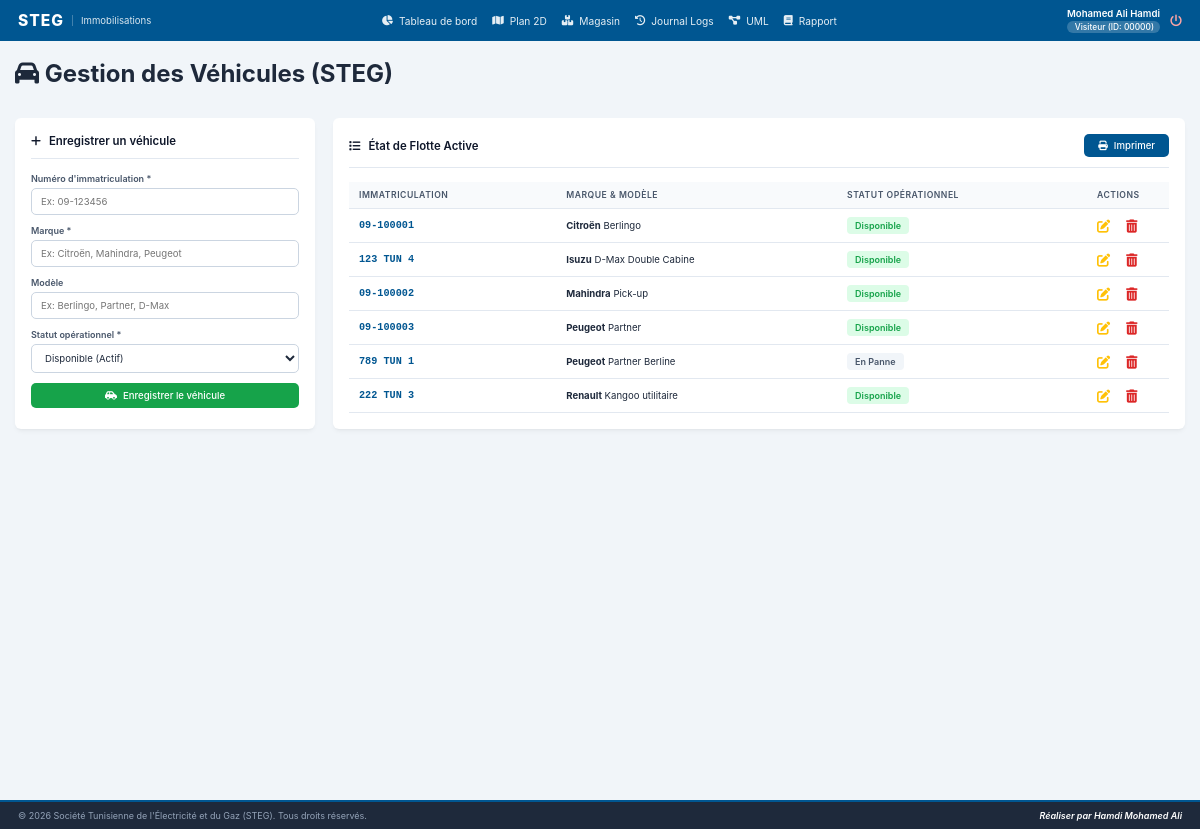
/code/views/gestion_voitures.php (signed in), run on the app's committed database.
### tables this page shows
CREATE TABLE `voitures` (
  `matricule` varchar(9) NOT NULL,
  `marque` varchar(100) NOT NULL,
  `modele` varchar(100) DEFAULT NULL,
  `statut` varchar(50) NOT NULL DEFAULT 'Disponible',
  PRIMARY KEY (`matricule`)
);

### code/views/gestion_voitures.php (the view, shortened to what this page needs)
<?php
require_once '../includes/header.php';
require_once '../includes/navbar.php';
require_once '../config/db.php';
$isEditMode = false;
$form_matricule = '';
$form_marque = '';
$form_modele = '';
$form_statut = '';
$current_page = basename($_SERVER['PHP_SELF']);
$voitures = [];
try {
    $query = "SELECT * FROM voitures ORDER BY marque ASC, modele ASC";
    $voitures = $pdo->query($query)->fetchAll(PDO::FETCH_ASSOC);
} catch (PDOException $e) {
    $errorMsg = "Impossible de charger le parc automobile : " . $e->getMessage();
}
?>
<div class="immo-wrapper">
    <div class="immo-header">
        <h1><i class="fa-solid fa-car"></i> Gestion des Véhicules (STEG)</h1>
    </div>
    <br>
    <div class="immo-grid">
        <div class="immo-card card-form">
            <h2>
                <i class="fa-solid <?= $isEditMode ? 'fa-car-burst' : 'fa-plus' ?>"></i>
                <?= $isEditMode ? "Modifier le véhicule" : "Enregistrer un véhicule" ?>
            </h2>
            <hr>
            <form action="<?= $current_page ?>" method="POST" class="steg-form">
                <div class="form-control">
                    <label for="matricule">Numéro d'immatriculation *</label>
                    <input type="text" id="matricule" name="matricule" required
                           pattern="^09-\d{6}$"
                           maxlength="9"
                           title="L'immatriculation doit être au format '09-' suivi de exactement 6 chiffres (Ex: 09-123456)"
                           placeholder="Ex: 09-123456"
                           value="<?= htmlspecialchars($form_matricule) ?>" <?= $isEditMode ? 'readonly style="background-color: #e9ecef; cursor: not-allowed;"' : '' ?>>
                </div>
                <div class="form-control">
                    <label for="marque">Marque *</label>
                    <input type="text" id="marque" name="marque" required placeholder="Ex: Citroën, Mahindra, Peugeot" value="<?= htmlspecialchars($form_marque) ?>">
                </div>
                <div class="form-control">
                    <label for="modele">Modèle</label>
                    <input type="text" id="modele" name="modele" placeholder="Ex: Berlingo, Partner, D-Max" value="<?= htmlspecialchars($form_modele) ?>">
                </div>
                <div class="form-control">
                    <label for="statut">Statut opérationnel *</label>
                    <select id="statut" name="statut" required>
                        <option value="Disponible" <?= $form_statut === 'Disponible' ? 'selected' : '' ?>>Disponible (Actif)</option>
                    </select>
                </div>
                <button type="submit" class="btn btn-success btn-block">
                    <i class="fa-solid <?= $isEditMode ? 'fa-floppy-disk' : 'fa-car-side' ?>"></i>
                    <?= $isEditMode ? "Mettre à jour" : "Enregistrer le véhicule" ?>
                </button>
            </form>
        </div>
        <div class="immo-card card-table">
            <div style="display: flex; justify-content: space-between; align-items: center;">
                <h2><i class="fa-solid fa-list"></i> État de Flotte Active</h2>
                <button type="button" onclick="window.print();" class="btn btn-primary btn-print" style="padding: 6px 14px;">
                    <i class="fa-solid fa-print"></i> Imprimer
                </button>
            </div>
            <hr>
            <div class="table-scroll">
                <table class="steg-table">
                    <thead>
                        <tr>
                            <th>Immatriculation</th>
                            <th>Marque & Modèle</th>
                            <th>Statut opérationnel</th>
                            <th class="btn-action">Actions</th>
                        </tr>
                    </thead>
                    <tbody>
                        <?php if (empty($voitures)): ?>
                            <tr>
                                <td colspan="4" class="text-center no-data">Aucun véhicule enregistré dans le parc de ce district.</td>
                            </tr>
                        <?php else: ?>
                            <?php foreach ($voitures as $voiture): ?>
                                <tr>
                                    <td class="cell-code">
                                        <?= htmlspecialchars($voiture['matricule']) ?>
                                    </td>
                                    <td class="cell-desc">
                                        <strong><?= htmlspecialchars($voiture['marque']) ?></strong> <?= htmlspecialchars($voiture['modele']) ?>
                                    </td>
                                    <td>
                                        <?php
                                        $statusClass = 'en-attente';
                                        if ($voiture['statut'] === 'En Panne') $statusClass = 'en-attente';
                                        if ($voiture['statut'] === 'Disponible') $statusClass = 'résolu';
                                        if ($voiture['statut'] === 'Réformé') $statusClass = 'rejete'; ?>
                                        <span class="badge-status status-<?= $statusClass ?>">
                                            <?= htmlspecialchars($voiture['statut']) ?>
                                        </span>
                                    </td>
                                    <td class="btn-action" style="white-space: nowrap; width: 10%;">
                                        <a href="<?= $current_page ?>?edit=<?= urlencode($voiture['matricule']) ?>" class="btn-action edit" title="Modifier" style="color: #ca8a04; margin-right: 12px; font-size: 1.1rem; text-decoration: none;">
                                            <i class="fa-solid fa-pen-to-square" style="color: #ffc107; font-size: 1.1rem;"></i>
                                        </a>
                                        <a href="<?= $current_page ?>?delete=<?= urlencode($voiture['matricule']) ?>" class="btn-action delete" title="Supprimer" onclick="return confirm('Êtes-vous sûr de vouloir retirer définitivement du parc le véhicule <?= htmlspecialchars($voiture['marque'] . ' ' . $voiture['modele']) ?> (<?= htmlspecialchars($voiture['matricule']) ?>) ?');" style="color: #dc2626; font-size: 1.1rem; text-decoration: none;">
                                            <i class="fa-solid fa-trash-can"></i>
                                        </a>
                                    </td>
                                </tr>
                            <?php endforeach; ?>
                        <?php endif; ?>
                    </tbody>
                </table>
            </div>
        </div>
    </div>
</div>
<?php
require_once '../includes/footer.php';
?>

### code/css/style.css (style rules this page uses)
:root { --primary-color: #005691; --primary-hover: #003d66; --success-color: #16a34a; --warning-color: #ca8a04; --danger-color: #dc2626; --accent-blue: #3b82f6; --text-dark: #1e293b; --text-light: #64748b; --text-muted: #94a3b8; --bg-main: #0f172a; --bg-card: #1e293b; --bg-light: #f1f5f9; --border-color: #334155; --border-light: #cbd5e1; --card-shadow: 0 3px 5px -1px rgba(0,0,0,0.05), 0 2px 3px -2px rgba(0,0,0,0.05); }
* { margin: 0; padding: 0; box-sizing: border-box; font-family: 'Inter', 'Segoe UI', Tahoma, Geneva, Verdana, sans-serif; }
html { font-size: 12px; }
body { background-color: var(--bg-main); color: var(--text-dark); min-height: 100vh; display: flex; flex-direction: column; }
.btn { display: inline-flex; align-items: center; justify-content: center; gap: 6px; padding: 7px 12px; font-size: 0.8rem; font-weight: 500; border-radius: 5px; border: none; cursor: pointer; transition: all 0.2s ease; text-decoration: none; }
.btn-primary { background-color: var(--primary-color); color: white; }
.btn-success { background-color: var(--success-color); color: white; }
.btn-block { width: 100%; display: flex; }
.badge-status { padding: 3px 8px; border-radius: 4px; font-size: 0.75rem; font-weight: 600; display: inline-flex; align-items: center; gap: 4px; }
.status-en-attente { background-color: #f1f5f9; color: #475569; border-color: #cbd5e1; }
.status-résolu { background-color: #dcfce7; color: #16a34a; border-color: #bbf7d0; }
.steg-form .form-control, .form-group { display: flex; flex-direction: column; margin-bottom: 10px; }
.steg-form .form-control label, .form-group label { font-weight: 600; font-size: 0.75rem; margin-bottom: 4px; color: #475569; }
.steg-form input, .steg-form select, .steg-form textarea, .form-group input { width: 100%; padding: 7px 9px; border: 1px solid var(--border-light); border-radius: 5px; font-size: 0.8rem; color: var(--text-dark); outline: none; transition: border-color 0.2s; background-color: #fff; }
.table-scroll, .table-responsive { overflow-x: auto; width: 100%; }
.steg-table, .dashboard-table { width: 100%; border-collapse: collapse; font-size: 0.8rem; text-align: left; }
.steg-table th, .steg-table td, .dashboard-table th, .dashboard-table td { padding: 8px 10px; border-bottom: 1px solid #e2e8f0; }
.steg-table th, .dashboard-table th { background-color: #f8fafc; color: #475569; font-weight: 600; font-size: 0.72rem; text-transform: uppercase; letter-spacing: 0.5px; }
.cell-code, .cell-user-id, .cell-id-local { font-family: 'Courier New', Courier, monospace; font-weight: 700; color: var(--primary-color); font-size: 0.85rem; }
.dashboard-wrapper, .immo-wrapper, .locaux-wrapper, .pannes-wrapper, .users-wrapper { max-width: 1300px; margin: 0 auto; }
.dashboard-grid, .immo-grid, .locaux-grid, .pannes-grid, .users-grid { display: grid; grid-template-columns: 300px 1fr; gap: 18px; margin-top: 15px; }
.dashboard-section, .immo-card, .locaux-card, .pannes-card, .users-card { background: white; border-radius: 6px; box-shadow: var(--card-shadow); padding: 16px; }
.dashboard-section h2, .immo-card h2, .locaux-card h2, .pannes-card h2, .users-card h2 { font-size: 0.95rem; color: #0f172a; font-weight: 600; display: flex; align-items: center; gap: 8px; }
.dashboard-section hr, .immo-card hr, .locaux-card hr, .pannes-card hr, .users-card hr { border: 0; height: 1px; background: #e2e8f0; margin: 10px 0 14px; }

### data on the page
voitures: matricule "09-100001", marque "Citroën", modele "Berlingo", statut "Disponible"
voitures: matricule "123 TUN 4", marque "Isuzu", modele "D-Max Double Cabine", statut "Disponible"
voitures: matricule "09-100002", marque "Mahindra", modele "Pick-up", statut "Disponible"
voitures: matricule "09-100003", marque "Peugeot", modele "Partner", statut "Disponible"
voitures: matricule "789 TUN 1", marque "Peugeot", modele "Partner Berline", statut "En Panne"
voitures: matricule "222 TUN 3", marque "Renault", modele "Kangoo utilitaire", statut "Disponible"

### other printed values
$_SESSION['nom'] "Mohamed Ali Hamdi"
$_SESSION['labelProfil'] "Visiteur"
$userIdFormate "00000"
